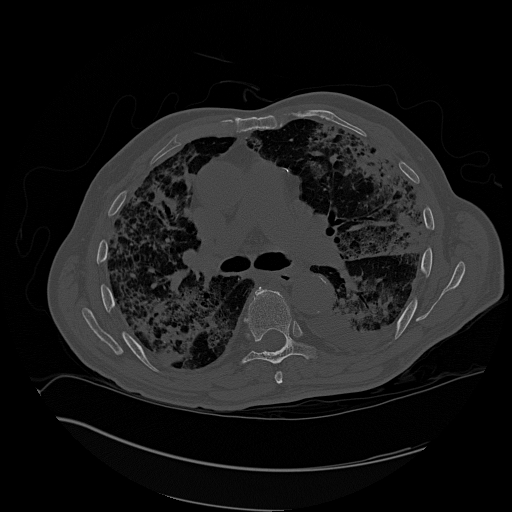
#> input picture Day3/Session2/data/ct_covid_lung/CT-7358-0014.dcm, 512 x 512 px, given in place of German_Shepherd.jpg, which was not available
$ jupyter execute --allow-errors MLP_Classification_Session2_Task1.ipynb   (shell and % lines are left out)   (text cells are left out)
#> lines starting #> are read from the running program, lines starting #| are printed output that depends on the picture; pictures that were not available may be replaced by others from this repository, and a replacement may not be noted
[cell 1]

import matplotlib.pyplot as plt
import numpy as np
import os
import pprint
pp = pprint.PrettyPrinter(indent=4)

[cell 2]
import joblib # pickling library -> pcike compresses representation
from skimage.io import imread
from skimage.transform import resize

def resize_all(src, pklname, include, width=150, height=None):
    """
    load images from path, resize them and write them as arrays to a dictionary,
    together with labels and metadata. The dictionary is written to a pickle file
    named '{pklname}_{width}x{height}px.pkl'.

    Parameter
    ---------
    src: str
        path to data
    pklname: str
        path to output file
    width: int
        target width of the image in pixels
    include: set[str]
        set containing str
    """

    height = height if height is not None else width

    data = dict()
    data['description'] = 'resized ({0}x{1})animal images in rgb'.format(int(width), int(height))
    data['label'] = []
    data['filename'] = []
    data['data'] = []

    pklname = f"{pklname}_{width}x{height}px.pkl"

    # read all images in PATH, resize and write to DESTINATION_PATH
    for subdir in os.listdir(src):
        if subdir in include:
            print(subdir)
            current_path = os.path.join(src, subdir)

            for file in os.listdir(current_path):
                if file[-3:] in {'jpg', 'png'}:
                    im = imread(os.path.join(current_path, file))
                    im = resize(im, (width, height)) #[:,:,::-1]
                    data['label'].append(subdir[:-4])
                    data['filename'].append(file)
                    data['data'].append(im)

        joblib.dump(data, pklname)

[cell 3]
# from google.colab import drive
# drive.mount('/content/drive')

[cell 4]
data_path = fr'demo/AnimalFace/Image'
os.listdir(data_path)

[cell 5]
base_name = 'animal_faces'
width = 80

include = {'ChickenHead', 'BearHead', 'ElephantHead',
           'EagleHead', 'DeerHead', 'MonkeyHead', 'PandaHead'}

resize_all(src=data_path, pklname=base_name, width=width, include=include)

[cell 6]
from collections import Counter

data = joblib.load(f'{base_name}_{width}x{width}px.pkl')

print('number of samples: ', len(data['data']))
print('keys: ', list(data.keys()))
print('description: ', data['description'])
#> (the rest of this cell did not finish here and is left out)

[cell 7]
# use np.unique to get all unique values in the list of labels
labels = np.unique(data['label'])
### YOUR CODE GOES HERE
print(len(labels))
# set up the matplotlib figure and axes, based on the number of labels
#> (the rest of this cell did not finish here and is left out)

[cell 8]
# get the data and labels from pickle object
data = joblib.load(f'{base_name}_{width}x{width}px.pkl')
print(data.keys())
### YOUR CODE GOES HERE

[cell 9]
#split the data into train and test set
from sklearn.model_selection import train_test_split
#> (the rest of this cell did not finish here and is left out)

[cell 10]
# [27 lines left out: function plot_bar, not called in this run]

plt.suptitle('relative amount of photos per type')
#> (the rest of this cell did not finish here and is left out)

[cell 11]
# Extract fearures from the images
# hog = histogram of oriented gradients
# hog only on grayscale images

from skimage.feature import hog
from skimage.io import imread
from skimage.transform import rescale
# from skimage.color import rgb2gray

dog = imread('demo/German_Shepherd.jpg', as_gray=True)
#> dog is the input picture: shape (512, 512) int16; min -1000, max 2746, mean -621.7
# https://en.wikipedia.org/wiki/German_Shepherd#/media/File:Kim_at_14_weeks.jpg

# scale down the image to one third
dog = rescale(dog, 1/3, mode='reflect')
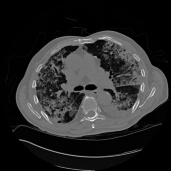
#> dog: shape (171, 171) float64; min -0.0305, max 0.04, mean -0.019; drawn with min black and max white
# make dog image more constrastful
dog = dog*2


# calculate the hog and return a visual representation.
# the parameters are explained in the documentation
hog_features, dog_hog = hog(dog, orientations=16, pixels_per_cell=(16, 16), cells_per_block=(1, 1), visualize=True)
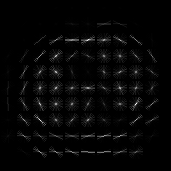
#> dog_hog: shape (171, 171) float64; min 0, max 0.0198, mean 0.000466; drawn with min black and max white
#> hog_features = 1600 values, max 0.772 at index 356, min 0 at index 1, mean 0.198
### YOUR CODE GOES HERE

fig, ax = plt.subplots(1,2)
fig.set_size_inches(8,6)
# remove ticks and their labels
[a.tick_params(bottom=False, left=False, labelbottom=False, labelleft=False)
    for a in ax]

# Create a subplot and plot original image and HOG image
ax[0].imshow(dog, cmap='gray')
ax[0].set_title('original image')
ax[1].imshow(dog_hog, cmap='gray')
ax[1].set_title('HOG image')
### YOUR CODE GOES HERE
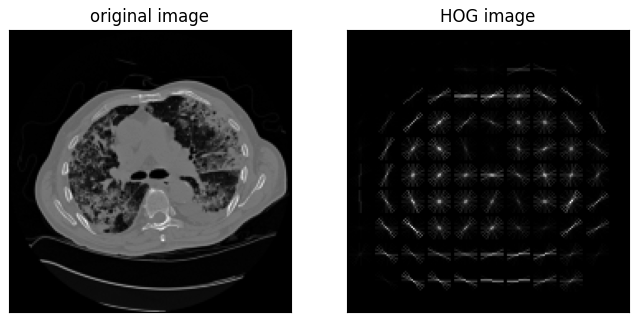
#> figure drawn by matplotlib, 2 panels

[cell 12]
print('number of pixels: ', dog.shape[0] * dog.shape[1])
#| number of pixels:  29241
print('number of hog features: ', dog_hog.shape[0])
#| number of hog features:  171
